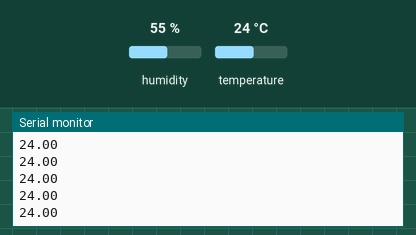
This sketch was run on a simulated Arduino Uno, built with avr-gcc and run on an emulated ATmega328P. On the bench: the last lines printed to the serial monitor. The test bench sets the inputs (shaded band); at power-on: temperature 24 °C, humidity 55 %.

Above: at 1.2 s.
1.3 s: temperature set to 12 °C
At 2.16 s:
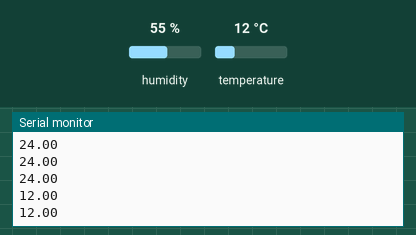
2.8 s: temperature set to 19 °C
At 2.87 s:
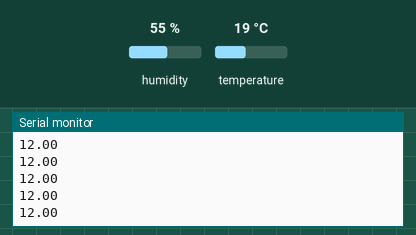
Timing chart, 0 to 5.8 s (numbered marks = the images above; inputs shaded):
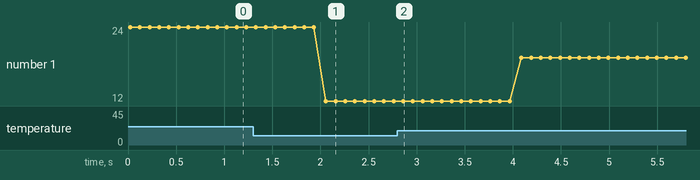

The sketch:

temp_controlled_fan.ino
```cpp
#include <DHT.h>
#include <DHT_U.h>

#define DHTPIN 12
#define DHTTYPE DHT11

#define DC_FAN_PIN 9
#define TEMP_THRESHOLD 30

DHT dht(DHTPIN, DHTTYPE);

bool fanIsOn = true;
int maxFanSpeed = 255;
int fanSpeed0 = 0;
int fanSpeed1 = 84;
int fanSpeed2 = 168;
int fanSpeed3 = maxFanSpeed;
int fanSpeed = fanSpeed3;

void setup() {
  Serial.begin(9600);
  dht.begin();
}

void loop() {

  sendTemperature();
  handleSerialInputs();

  delay(100);
}

void sendTemperature() {
  float temperature = dht.readTemperature();

  Serial.println(temperature);

  if (fanIsOn) {
    if (temperature < TEMP_THRESHOLD) {
      analogWrite(DC_FAN_PIN, 0);
    } else {
      analogWrite(DC_FAN_PIN, fanSpeed);
   }
  }
}

void handleSerialInputs() {
  String input = "";

  if (Serial.available() > 0) {
    input = Serial.readString();
  }

  if (input == "SPEED_0") {
    fanSpeed = fanSpeed0;
  } else if (input == "SPEED_1") {
    fanSpeed = fanSpeed1;
  } else if (input == "SPEED_2") {
    fanSpeed = fanSpeed2;
  } else if (input == "SPEED_3") {
    fanSpeed = fanSpeed3;
  }
}
```

Measured:
- after the input at 1.3 s, the serial monitor: prints a new line after 0.76 s (image 1)
- plotted number 1: 24 → 12 after the input at 1.3 s, 12 → 19 after the input at 2.8 s
